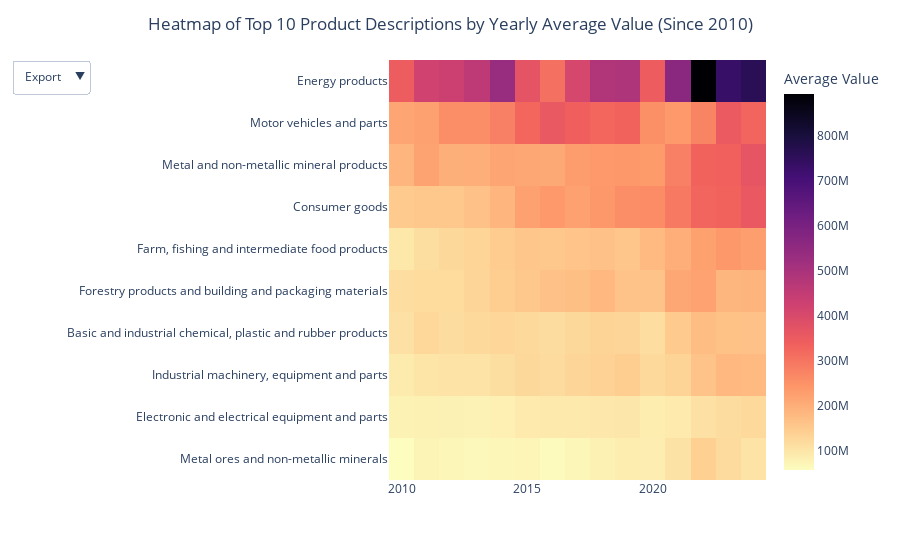

Source (notebook cell):
### Markdown cell above
<a id="h5"></a>
### 2.4 Heatmap of Top 10 Product Descriptions by Yearly Average Value (Since 2010)

### Code cell
# Function to update the heatmap based on the selected trade type
def update_heatmap(trade_type):
    # Filter data to include only the last 10 years and exclude "Total of all merchandise"
    recent_data_description = dfc_clean[
        (dfc_clean["Year"] >= 2010) & (dfc_clean["Trade"] == trade_type)
    ]

    # Group by 'Description' and 'Year' and calculate the average 'Value'
    description_yearly_avg = recent_data_description.groupby(
        ["Description", "Year"], as_index=False
    )["Value"].mean()

    # Define the top 10 descriptions
    top_10_descriptions = description_yearly_avg.groupby("Description")["Value"].mean().nlargest(10).index

    # Filter the data to include only the top 10 product descriptions since 2010
    top_10_data = description_yearly_avg[
        (description_yearly_avg["Description"].isin(top_10_descriptions))
    ]

    # Create a pivot table for the heatmap
    heatmap_data = top_10_data.pivot(index="Description", columns="Year", values="Value")

    # Sort the heatmap data by the average value in descending order
    heatmap_data_sorted = heatmap_data.loc[
        heatmap_data.mean(axis=1).sort_values(ascending=False).index
    ]

    return heatmap_data_sorted

# Create heatmaps for both Export and Import
export_heatmap_data = update_heatmap('Export')
import_heatmap_data = update_heatmap('Import')

fig_heatmap = px.imshow(
    export_heatmap_data,
    labels=dict(x="Year", y="Product Description", color="Average Value"),
    color_continuous_scale="Magma_r",
)

# Update hover template and layout
fig_heatmap.update_traces(
    hovertemplate="%{x}<br>%{y}<br>Yearly Avg Value: $%{z:,.2f}<extra></extra>"
)
fig_heatmap.update_layout(
    title="Heatmap of Top 10 Product Descriptions by Yearly Average Value (Since 2010)",
    title_x=0.5,
    xaxis_title="",
    yaxis_title="",
    updatemenus=[
        {
            "buttons": [
                {
                    "args": [{"z": [export_heatmap_data.values]}],
                    "label": "Export",
                    "method": "update",
                },
                {
                    "args": [{"z": [import_heatmap_data.values]}],
                    "label": "Import",
                    "method": "update",
                },
            ],
            "direction": "down",
            "showactive": True,
            "x": -1,  # Adjust the x position to move the dropdown more to the left
            "xanchor": "left",
            "y": 1,  # Adjust the y position to move the dropdown outside the plot area
            "yanchor": "top",
        }
    ]
)

fig_heatmap.show()

### Figure 1 — Plotly figure (JSON) as saved in the notebook; plotly's stock layout.template omitted (floating-point values rounded to 4 significant figures; data arrays with more than 128 entries replaced by an {"elided": "..."} marker saying what was removed)
{"data": [{"coloraxis": "coloraxis", "hovertemplate": "%{x}<br>%{y}<br>Yearly Avg Value: $%{z:,.2f}<extra></extra>", "name": "0", "type": "heatmap", "x": [2010, 2011, 2012, 2013, 2014, 2015, 2016, 2017, 2018, 2019, 2020, 2021, 2022, 2023, 2024], "xaxis": "x", "y": ["Energy products", "Motor vehicles and parts", "Metal and non-metallic mineral products", "Consumer goods", "Farm, fishing and intermediate food products", "Forestry products and building and packaging materials", "Basic and industrial chemical, plastic and rubber products", "Industrial machinery, equipment and parts", "Electronic and electrical equipment and parts", "Metal ores and non-metallic minerals"], "yaxis": "y", "z": {"elided": "10x15 float values"}}], "layout": {"coloraxis": {"colorbar": {"title": {"text": "Average Value"}}, "colorscale": [[0, "#fcfdbf"], [0.1111, "#feca8d"], [0.2222, "#fd9668"], [0.3333, "#f1605d"], [0.4444, "#cd4071"], [0.5556, "#9e2f7f"], [0.6667, "#721f81"], [0.7778, "#440f76"], [0.8889, "#180f3d"], [1, "#000004"]]}, "margin": {"t": 60}, "title": {"text": "Heatmap of Top 10 Product Descriptions by Yearly Average Value (Since 2010)", "x": 0.5}, "updatemenus": [{"buttons": [{"args": [{"z": {"elided": "1x10x15 float values"}}], "label": "Export", "method": "update"}, {"args": [{"z": {"elided": "1x10x15 float values"}}], "label": "Import", "method": "update"}], "direction": "down", "showactive": true, "x": -1, "xanchor": "left", "y": 1, "yanchor": "top"}], "xaxis": {"anchor": "y", "constrain": "domain", "domain": [0, 1], "scaleanchor": "y", "title": {"text": ""}}, "yaxis": {"anchor": "x", "autorange": "reversed", "constrain": "domain", "domain": [0, 1], "title": {"text": ""}}}}
